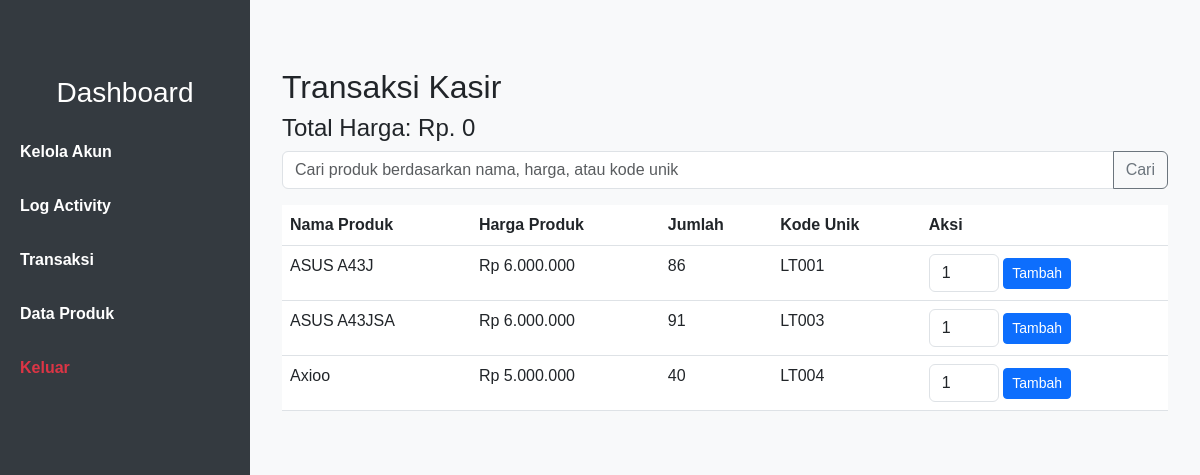
Page /pages/transaksi/index.php (signed in) on the committed database.
### tables this page shows
CREATE TABLE `products` (
  `id` int(11) NOT NULL,
  `nama_produk` varchar(255) NOT NULL,
  `harga_produk` decimal(10,2) NOT NULL,
  `created_at` timestamp NOT NULL DEFAULT current_timestamp(),
  `updated_at` timestamp NOT NULL DEFAULT current_timestamp() ON UPDATE current_timestamp(),
  `jumlah` int(11) NOT NULL,
  `kode_unik` varchar(20) NOT NULL
);

### pages/transaksi/index.php (the view, shortened to what this page needs)
<?php
$role = isset($_SESSION['role']) ? $_SESSION['role'] : null;
include_once '../../db/db_config.php';
$totalHarga = isset($_SESSION['totalHarga']) ? $_SESSION['totalHarga'] : 0;
$rows = [];
if ($_SERVER["REQUEST_METHOD"] == "POST" && isset($_POST['keyword'])) {
    $keyword = $_POST['keyword'];
    $rows = cariProduk($keyword);
} else {
    $query = "SELECT * FROM products";
    $result = mysqli_query($conn, $query);
    while ($row = mysqli_fetch_assoc($result)) {
        $rows[] = $row;
    }
}
?>
<!DOCTYPE html>
<html lang="en">
<head>
    <link href="https://cdn.jsdelivr.net/npm/bootstrap@5.3.0-alpha1/dist/css/bootstrap.min.css" rel="stylesheet">
    <link rel="stylesheet" href="../../style/style.css">
</head>
<body>
<div class="container-fluid">
        <div class="sidebar">
            <div class="sidebar-header">
                <h3>Dashboard</h3>
            </div>
            <ul class="nav flex-column">
                <li class="nav-item <?php echo ($role === 'admin') ? '' : 'd-none'; ?>">
                    <a class="nav-link" href="../admin/">Kelola Akun</a>
                </li>
                <li class="nav-item <?php echo ($role === 'admin' || $role === 'owner') ? '' : 'd-none'; ?>">
                    <a class="nav-link" href="../activity/log_activity.php">Log Activity</a>
                </li>
                <li class="nav-item <?php echo ($role === 'admin' || $role === 'kasir') ? '' : 'd-none'; ?>">
                    <a class="nav-link" href="../transaksi/">Transaksi</a>
                </li>
                <li class="nav-item <?php echo ($role === 'admin') ? '' : 'd-none'; ?>">
                    <a class="nav-link" href="../product/">Data Produk</a>
                </li>
            </ul>
            <ul class="nav flex-column mt-auto">
                <li class="nav-item">
                    <a class="nav-link logout-link" href="../../auth/logout.php">Keluar</a>
                </li>
            </ul>
        </div>
        <div class="content">
        <div class="container">
        <h2 class="mt-5">Transaksi Kasir</h2>
        <h4>Total Harga: Rp. <?php echo number_format($totalHarga, 0, ',', '.'); ?></h4>
        <form action="<?php echo $_SERVER['PHP_SELF']; ?>" method="post">
            <div class="input-group mb-3">
                <input type="text" class="form-control" placeholder="Cari produk berdasarkan nama, harga, atau kode unik" name="keyword">
                <button class="btn btn-outline-secondary" type="submit" id="button-addon2">Cari</button>
            </div>
        </form>
        <table class="table">
            <thead>
                <tr>
                    <th scope="col">Nama Produk</th>
                    <th scope="col">Harga Produk</th>
                    <th scope="col">Jumlah</th>
                    <th scope="col">Kode Unik</th>
                    <th scope="col">Aksi</th>
                </tr>
            </thead>
            <tbody>
    <?php if (!empty($rows)) : ?>
        <?php foreach ($rows as $row) : ?>
            <tr>
                <td><?php echo $row['nama_produk']; ?></td>
                <td>Rp <?php echo number_format($row['harga_produk'], 0, ',', '.'); ?></td>
                <td><?php echo $row['jumlah']; ?></td>
                <td><?php echo $row['kode_unik']; ?></td>
                <td>
                    <form action="<?php echo $_SERVER['PHP_SELF']; ?>" method="get">
                        <input type="number" name="jumlah" value="1" min="1" class="form-control" style="width: 70px; display: inline-block;">
                        <button type="submit" class="btn btn-sm btn-primary" name="tambah">Tambah</button>
                    </form>
                </td>
            </tr>
        <?php endforeach; ?>
    <?php else : ?>
        <tr>
            <td colspan="5">Tidak ada produk yang ditemukan.</td>
        </tr>
    <?php endif; ?>
</tbody>
        </table>
    </div>
    </div>
    </div>
</body>
</html>

### style/style.css (style rules this page uses)
body { margin: 0; padding: 0; font-family: Arial, sans-serif; background-color: #f8f9fa; }
.container-fluid { padding-left: 0; padding-right: 0; overflow-x: hidden; }
.sidebar { height: 100vh; position: fixed; top: 0; left: 0; width: 250px; padding-top: 3.5rem; background-color: #343a40; color: #fff; z-index: 1; overflow-y: auto; }
.sidebar .nav-link { padding: 10px 20px; color: #fff; }
.content { margin-left: 250px; padding: 20px; }
.sidebar-header { background-color: #212529; padding: 20px; text-align: center; }
.sidebar-header h3 { margin-bottom: 0; color: #fff; }
.nav-item { margin-bottom: 10px; }
.nav-link { color: #fff !important; font-weight: bold; }
.logout-link { color: #dc3545 !important; }

### pages/transaksi/index.php (style rules this page uses)
body { margin: 0; padding: 0; font-family: Arial, sans-serif; background-color: #f8f9fa; }
.container-fluid { padding-left: 0; padding-right: 0; overflow-x: hidden; }
.sidebar { height: 100vh; position: fixed; top: 0; left: 0; width: 250px; padding-top: 3.5rem; background-color: #343a40; color: #fff; z-index: 1; overflow-y: auto; }
.sidebar .nav-link { padding: 10px 20px; color: #fff; }
.content { margin-left: 250px; padding: 20px; }
.sidebar-header { background-color: #343a40; padding: 20px; text-align: center; }
.sidebar-header h3 { margin-bottom: 0; color: #fff; }
.nav-item { margin-bottom: 10px; }
.nav-link { color: #fff !important; font-weight: bold; }
.logout-link { color: #dc3545 !important; }

### rows in the picture
products: nama_produk "ASUS A43J", harga_produk "6.000.000", jumlah "86", kode_unik "LT001"
products: nama_produk "ASUS A43JSA", harga_produk "6.000.000", jumlah "91", kode_unik "LT003"
products: nama_produk "Axioo", harga_produk "5.000.000", jumlah "40", kode_unik "LT004"

### other values in the picture
$totalHarga "0"
